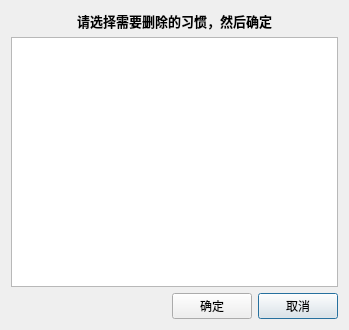
<?xml version="1.0" encoding="UTF-8"?>
<ui version="4.0">
 <class>Dialog</class>
 <widget class="QDialog" name="Dialog">
  <property name="geometry">
   <rect>
    <x>0</x>
    <y>0</y>
    <width>349</width>
    <height>330</height>
   </rect>
  </property>
  <property name="windowTitle">
   <string>Dialog</string>
  </property>
  <layout class="QGridLayout" name="gridLayout">
   <item row="1" column="0" colspan="4">
    <widget class="QListWidget" name="listWidget"/>
   </item>
   <item row="2" column="0">
    <spacer name="horizontalSpacer">
     <property name="orientation">
      <enum>Qt::Horizontal</enum>
     </property>
     <property name="sizeHint" stdset="0">
      <size>
       <width>40</width>
       <height>20</height>
      </size>
     </property>
    </spacer>
   </item>
   <item row="2" column="3">
    <widget class="QPushButton" name="pushButton_2">
     <property name="sizePolicy">
      <sizepolicy hsizetype="Fixed" vsizetype="Fixed">
       <horstretch>0</horstretch>
       <verstretch>0</verstretch>
      </sizepolicy>
     </property>
     <property name="text">
      <string>取消</string>
     </property>
    </widget>
   </item>
   <item row="2" column="2">
    <widget class="QPushButton" name="pushButton">
     <property name="sizePolicy">
      <sizepolicy hsizetype="Fixed" vsizetype="Fixed">
       <horstretch>0</horstretch>
       <verstretch>0</verstretch>
      </sizepolicy>
     </property>
     <property name="text">
      <string>确定</string>
     </property>
    </widget>
   </item>
   <item row="0" column="0" colspan="4" alignment="Qt::AlignHCenter">
    <widget class="QLabel" name="label">
     <property name="font">
      <font>
       <pointsize>10</pointsize>
       <weight>75</weight>
       <bold>true</bold>
      </font>
     </property>
     <property name="text">
      <string>请选择需要删除的习惯，然后确定</string>
     </property>
    </widget>
   </item>
  </layout>
 </widget>
 <resources/>
 <connections/>
</ui>
